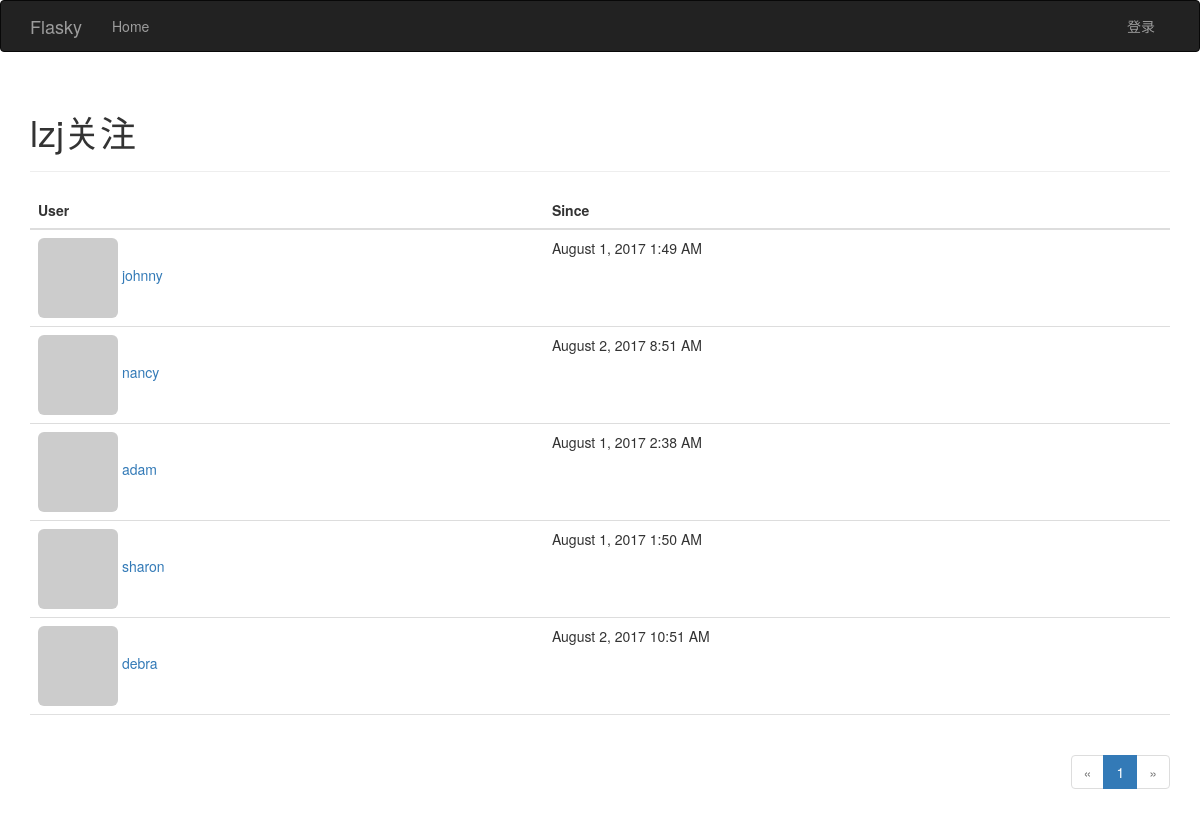
The page /followed/lzj on the database its author committed.
### app/models.py (models this page shows, shortened)
class User(UserMixin, db.Model):
    __tablename__ = 'users'
    id = db.Column(db.Integer, primary_key=True)
    email = db.Column(db.String(64), unique=True, index=True)
    username = db.Column(db.String(64), unique=True, index=True)
    password_hash = db.Column(db.String(128))
    role_id = db.Column(db.Integer, db.ForeignKey('roles.id'))
    posts = db.relationship('Post', backref='author', lazy='dynamic')
    confirmed = db.Column(db.Boolean, default=False)
    name = db.Column(db.String(64))
    location = db.Column(db.String(64))
    about_me = db.Column(db.Text())
    member_since = db.Column(db.DateTime(), default=datetime.utcnow)
    last_seen = db.Column(db.DateTime(), default=datetime.utcnow)
    avatar_hash = db.Column(db.String(32))
    followed = db.relationship(
        'Follow', foreign_keys=[Follow.follower_id], backref=db.backref('follower', lazy='joined'),
        lazy='dynamic', cascade='all, delete-orphan')
    followers = db.relationship(
        'Follow', foreign_keys=[Follow.followed_id], backref=db.backref('followed', lazy='joined'),
        lazy='dynamic', cascade='all, delete-orphan')
    comments = db.relationship('Comment', backref='author', lazy='dynamic')
    @property
    def password(self):
        """
        把password 变成类属性
        :return: 不能直接访问属性
        """
        raise AttributeError('password is not readable attribute')
    def gravatar(self, size=100, default='identicon', rating='g'):
        if request.is_secure:
            url = 'https://secure.gravatar.com/avatar'
        else:
            url = 'http://www.gravatar.com/avatar'
        hash = self.avatar_hash or hashlib.md5(self.email.encode('utf-8')).hexdigest()
        return '{url}/{hash}?s={size}&d={default}&r={rating}'.format(url=url, hash=hash, size=size, default=default,
                                                                     rating=rating)

class Follow(db.Model):
    __tablename__ = 'follows'
    follower_id = db.Column(db.Integer, db.ForeignKey('users.id'), primary_key=True)
    followed_id = db.Column(db.Integer, db.ForeignKey('users.id'), primary_key=True)
    timestamp = db.Column(db.DateTime, default=datetime.utcnow)

### app/main/views.py (the view)
@main.route('/followed/<username>')
def follow_to_other(username):
    user = User.query.filter_by(username=username).first()
    if not user:
        flash(u'没有此用户')
    page = request.args.get('page', 1, type=int)
    pagination = user.followed.paginate(
        page, per_page=current_app.config['FLASKY_POSTS_PAGE']
    )
    followed = [{'user': item.followed, 'timestamp': item.timestamp} for item in pagination.items]
    return render_template('followed.html', followed=followed, user=user, pagination=pagination,
                           title=u'关注 ')

### app/auth/views.py (called while the page is built)
@auth.before_app_request
def before_request():
    if current_user.is_authenticated:
        current_user.ping()
        if not current_user.confirmed and request.endpoint[:5] != 'auth.' and request.endpoint != 'static':
            return redirect(url_for('auth.unconfirmed'))

### app/main/__init__.py (called while the page is built)
@main.app_context_processor
def inject_permissions():
    return dict(Permission=Permission)

### app/templates/followed.html (shortened to what this page needs)
{% extends 'base.html' %}
{% import "_macros.html" as macros %}
{% block page_content %}
<div class="page-header">
<h1>{{ user.username }}{{ title }} </h1>
</div>
    <table class="table table-hover followers">
    <thead><tr><th>User</th><th>Since</th></tr></thead>
    {% for followd in followed %}
        {% if followd.user != user %}
        <tr>
        <td>
            <a href="{{ url_for('.user',username=followd.user.username) }}"><img class="img-rounded" src="{{ followd.user.gravatar(size=32) }}">
            {{ followd.user.username }}</a>
        </td>
        <td>{{ moment(followd.timestamp).format('LLL') }}</td>
        </tr>
        {% endif %}
    {% endfor %}
    </table>
    <div class="pagination">
    {{ macros.pagination_widget(pagination, '.follow_to_other',username=user.username) }}
    </div>
{% endblock %}

### app/static/style.css (style rules this page uses)
div.pagination { width: 100%; text-align: right; padding: 0px; margin: 0px; }
.table.followers tr { border-bottom: 1px solid #e0e0e0; }

### rows shown on the page
User: username "lzj"
User: user.username "johnny"
Follow: timestamp "August 1, 2017 1:49 AM"
User: user.username "nancy"
Follow: timestamp "August 2, 2017 8:51 AM"
User: user.username "adam"
Follow: timestamp "August 1, 2017 2:38 AM"
User: user.username "sharon"
Follow: timestamp "August 1, 2017 1:50 AM"
User: user.username "debra"
Follow: timestamp "August 2, 2017 10:51 AM"

### other values the page prints
{{ title }} "关注"
{{ p }} "1"
